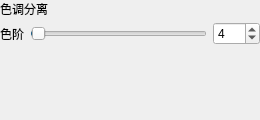
<?xml version="1.0" encoding="UTF-8"?>
<ui version="4.0">
 <class>AdjPosterize</class>
 <widget class="QWidget" name="AdjPosterize">
  <property name="geometry">
   <rect><x>0</x><y>0</y><width>260</width><height>120</height></rect>
  </property>
  <layout class="QVBoxLayout" name="rootLayout">
   <property name="spacing"><number>4</number></property>
   <property name="leftMargin"><number>0</number></property>
   <property name="topMargin"><number>0</number></property>
   <property name="rightMargin"><number>0</number></property>
   <property name="bottomMargin"><number>0</number></property>
   <item>
    <widget class="QLabel" name="labelTitle">
     <property name="text"><string>色调分离</string></property>
    </widget>
   </item>
   <item>
    <layout class="QGridLayout" name="grid">
     <property name="horizontalSpacing"><number>6</number></property>
     <property name="verticalSpacing"><number>4</number></property>
     <item row="0" column="0">
      <widget class="QLabel" name="label_levels">
       <property name="text"><string>色阶</string></property>
      </widget>
     </item>
     <item row="0" column="1">
      <widget class="QSlider" name="slider_levels">
       <property name="orientation"><enum>Qt::Orientation::Horizontal</enum></property>
       <property name="minimum"><number>2</number></property>
       <property name="maximum"><number>255</number></property>
       <property name="value"><number>4</number></property>
      </widget>
     </item>
     <item row="0" column="2">
      <widget class="QSpinBox" name="spin_levels">
       <property name="minimum"><number>2</number></property>
       <property name="maximum"><number>255</number></property>
       <property name="value"><number>4</number></property>
      </widget>
     </item>
    </layout>
   </item>
   <item>
    <spacer name="vSpacer">
     <property name="orientation"><enum>Qt::Orientation::Vertical</enum></property>
     <property name="sizeHint" stdset="0">
      <size><width>20</width><height>1</height></size>
     </property>
    </spacer>
   </item>
  </layout>
 </widget>
 <resources/>
 <connections/>
</ui>
